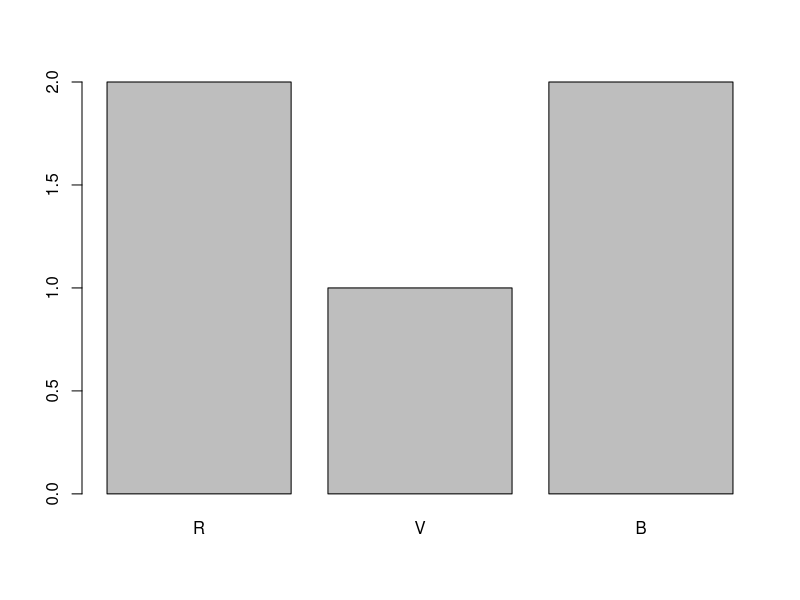
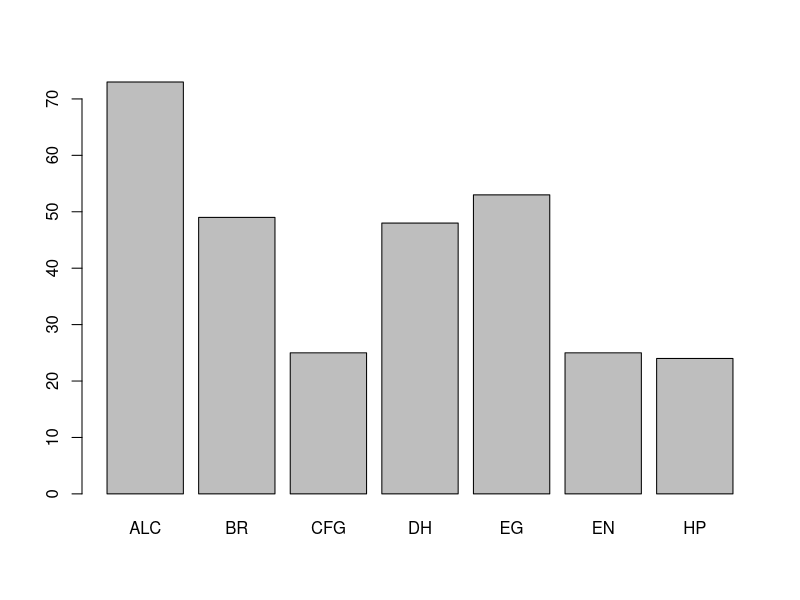
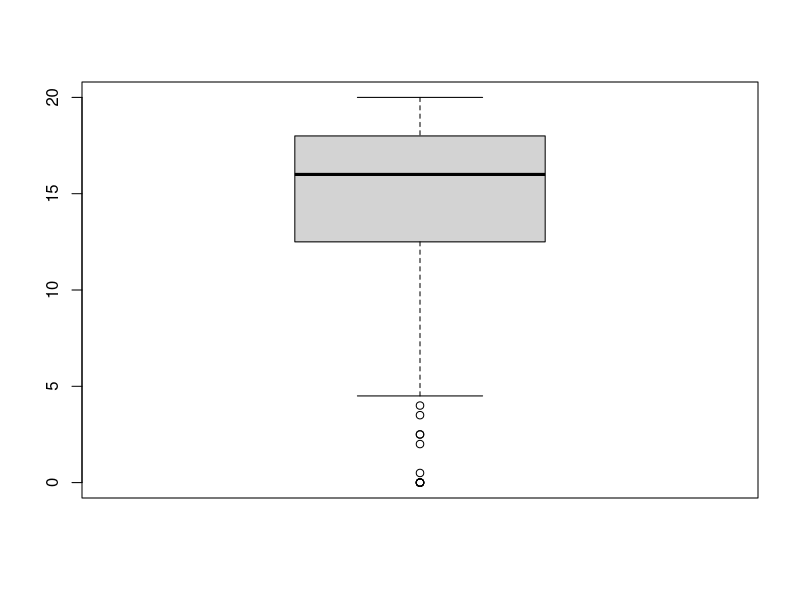
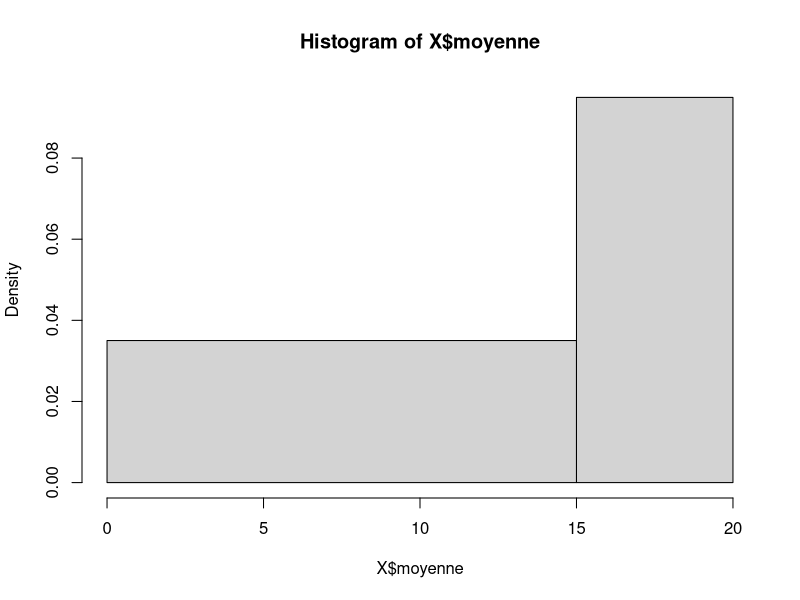
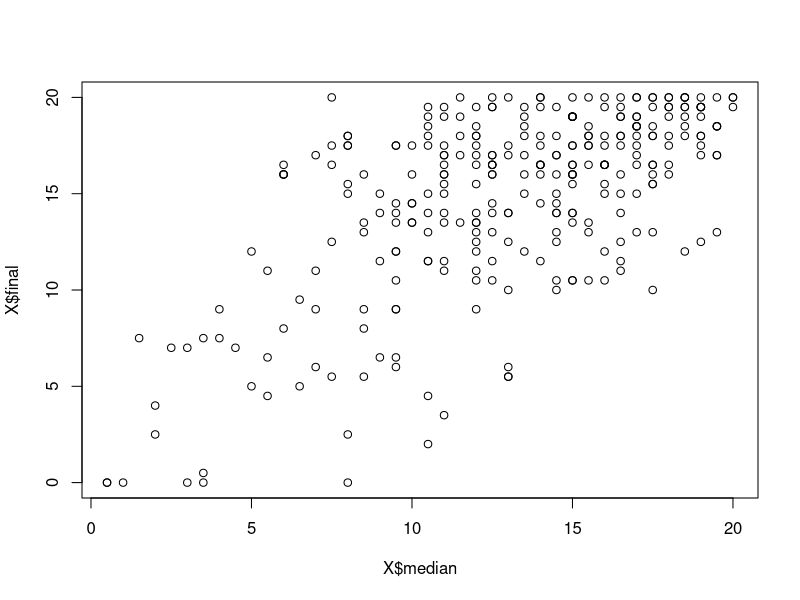
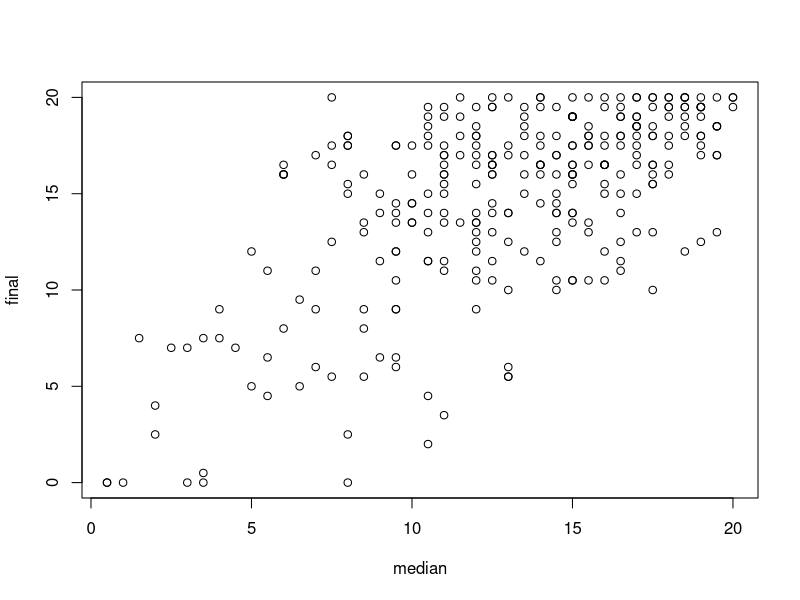
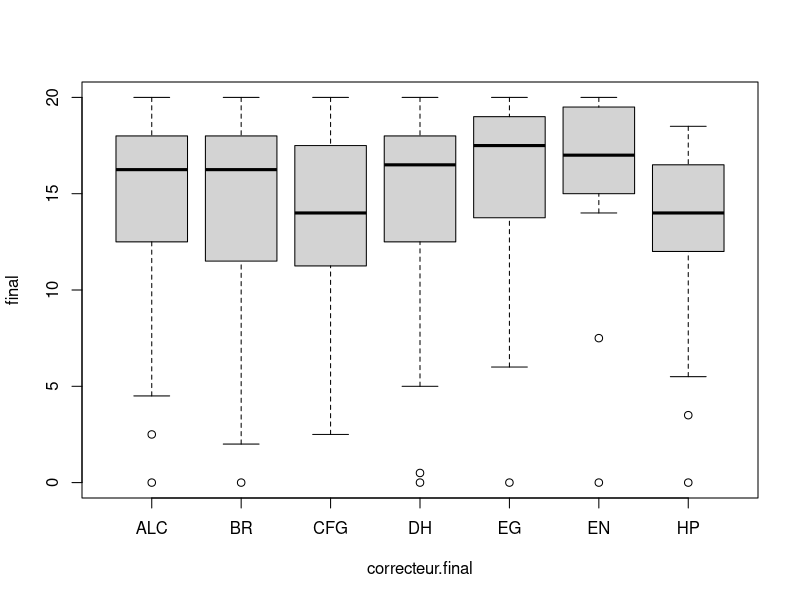
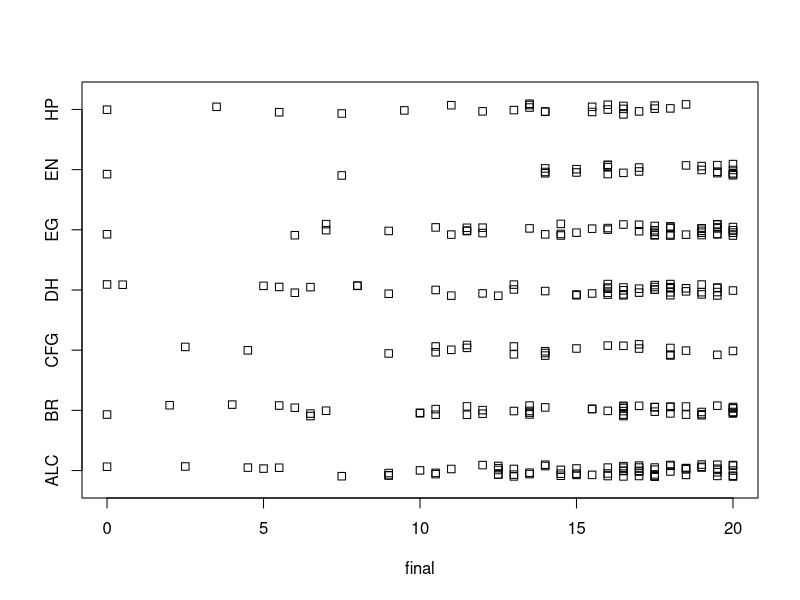

Write the R code that produced these figures, in order.
#2 Premiers pas

#Op?rations
6*7
2**3
5*6/2
#foctions
sqrt(4)
sin(pi/15)**2+cos(pi/15)**2
log2(8)
log(exp(0))
identical(1,exp(0))#revoie true or false

#3 Structures de donn?es usuelles

#pour les qualitatives les vecteurs
c(1,2,3,4,5)-c(1:5)+c(1,c(2,3),4,5)#Vecteurs equivalents

v <-c(1, 2, 3, 4, 5)
u <-c(5, 4, 3, 2, 1)
u==2#donne un vecteur de bool avec true quand u[i]==2
u*v# donne 5 8 9 8 5

#pour les sous vecteurs
v[2:4]==v[c(2,3,4)] #r?cup?re un sous vecteur

mean(v)
sup3v <- v[v>=3] #on prends sous vecteur avec les valeurs du vecteur masque bool.
length(sup3v)
concate <- c(u,v)
concate[concate>4] <- 0.5 #change la valeur de certaines valeurs
any(concate!=floor(concate))
floor(concate!=floor(concate))
floor(concate[concate!=floor(concate)])
length(concate[concate!=floor(concate)])
min(concate)
any(concate<1)

#pour les qualitatives Facteurs

f = factor(c("R","V","B","R"))
f = ordered(f)# donne une relation d'ordre alphabetique
f <- factor(c("R","V","B","R","B"), ordered =TRUE  , levels =c  ("R", "V", "B")) #pour donner un autre ordre
f
f < "R"
length(f[f=="R"])

#Les dataframe
data.frame(v,f,v>3)

#pour lier des fichiers - session, working directory
#setwd("~/Documents/Cours/Branche/GI01/sy02/tps/data")

X <- read.csv("sy02.data")



length(X)-ncol(X)#equivalent
names(X)#pour les entetes
nrow(X)
head(X)
summary(X)
mean(X[X$correcteur.median=="EG","median"])
nrow(X[X$median<X$final,])/nrow(X)

#4 Statistiques descriptives

nf = X[,"final"]
var(X[,"final"])
sd(X[,"final"])
min(X[,"final"])
max(X[,"final"])
summary((X[,"final"]))

-quantile(nf,0.25)+quantile(nf,0.75)
IQR(nf)#?quart interquartile

sortednf=sort(nf)
mean(sortednf[11:length(nf)-10]) #moyenne tronqu?e ? l'ordre 10

#5 Analyse univari?e

table(f) #associe le nombre d'occurence avec chaque variable
barplot(table(f))
table(X$correcteur.median) #table qui compte le nombre d'occurence du correcteur dans la colonne
barplot(table(X$correcteur.median))

boxplot(X$final)
#pour trouver le nombre de valeurs ab?rantes:
bound = quantile(nf,0.25)-IQR(nf)*1.5
length(nf[nf<bound])

stem(X$final)

hist(X$moyenne, breaks = c(0,15,20))

#pour retrouver la densit? de l'histogramme:
length(X$moyenne[X$moyenne<15])/length(X$moyenne)/(15-0)

#6 Analyse bivari?e

plot(X$median,X$final)
plot(final~median,data=X)

boxplot(final~correcteur.final,data=X) #mettre en relation deux grandeurs

stripchart(final~correcteur.final,data=X, method = "jitter")
